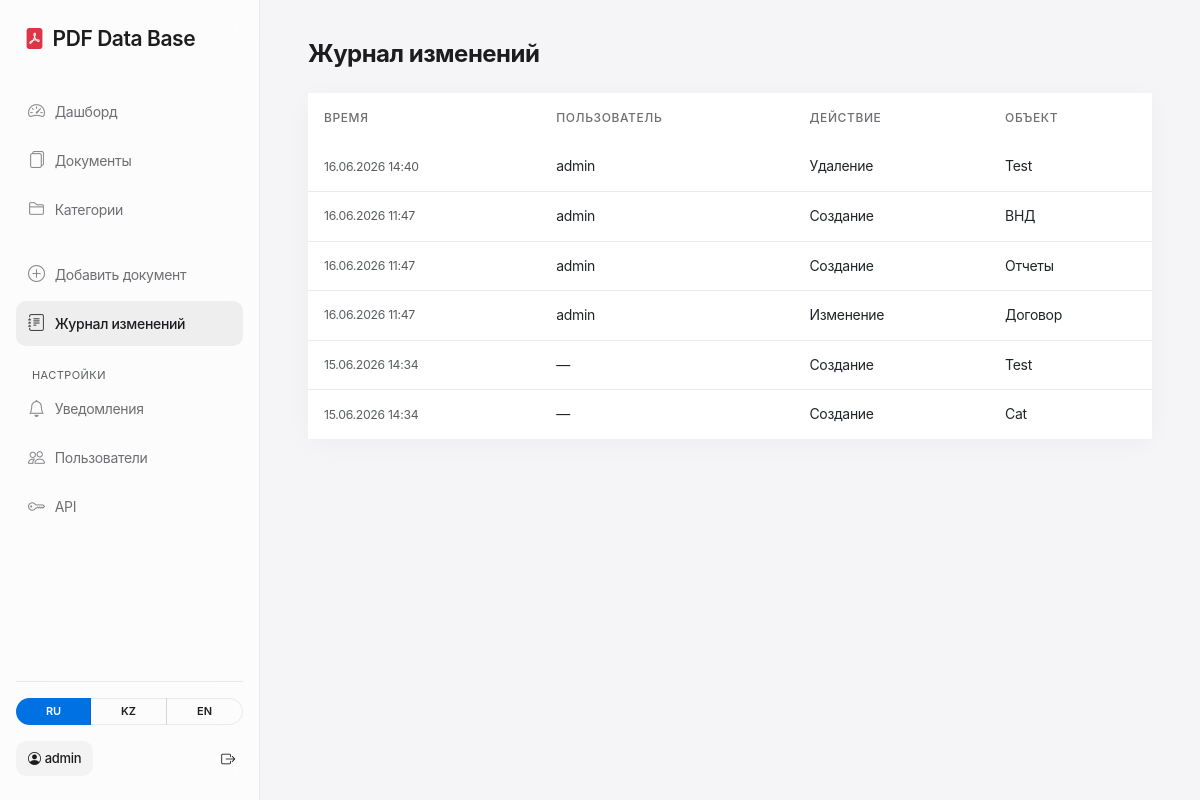
Before: /audit/ (signed in) with the older database file.
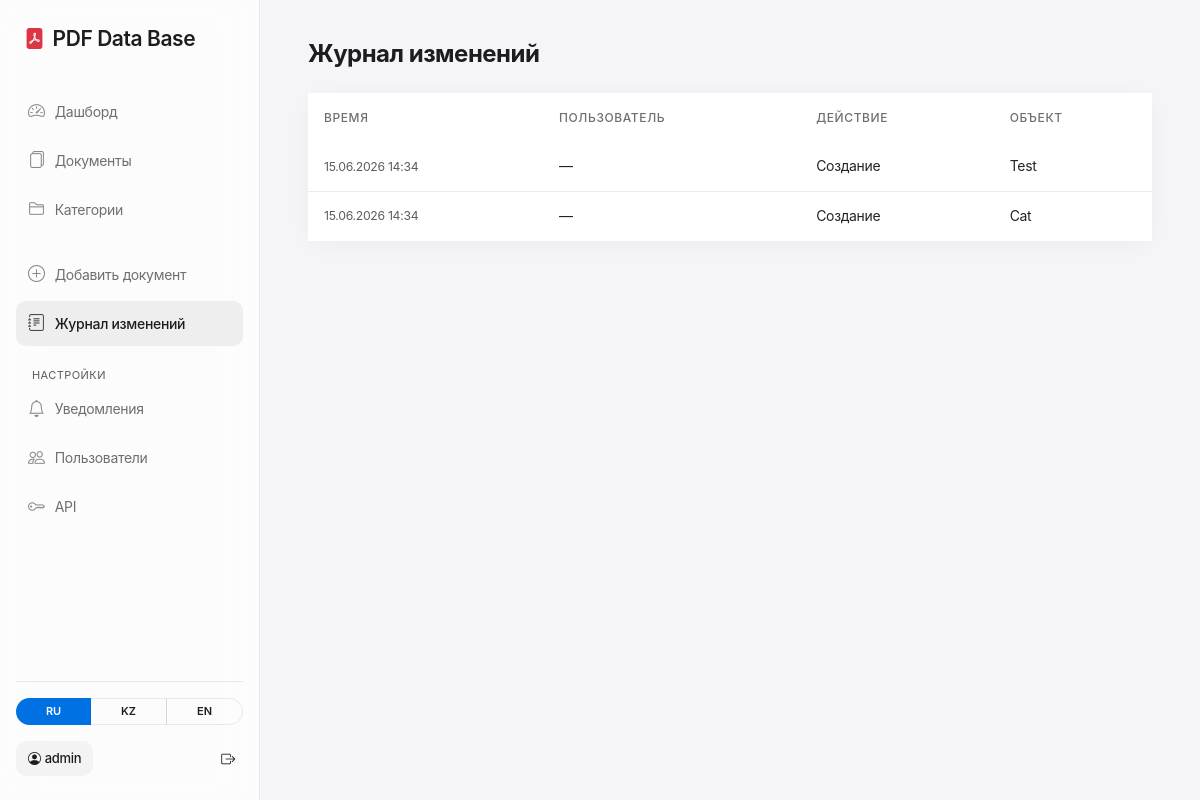
After: the same page with the newer database file.
### documents/models.py (models this page shows, shortened)
class UserProfile(models.Model):
    ROLE_VIEWER = 'viewer'
    ROLE_MANAGER = 'manager'
    ROLE_ADMIN = 'admin'
    ROLE_CHOICES = [
        (ROLE_VIEWER, _('Читатель')),
        (ROLE_MANAGER, _('Менеджер')),
        (ROLE_ADMIN, _('Администратор')),
    ]
    user = models.OneToOneField(User, on_delete=models.CASCADE, related_name='profile', verbose_name=_('Пользователь'))
    full_name = models.CharField(max_length=255, blank=True, verbose_name=_('Имя'))
    role = models.CharField(max_length=10, choices=ROLE_CHOICES, default=ROLE_MANAGER, verbose_name=_('Роль'))
    class Meta:
        verbose_name = _('Профиль пользователя')
        verbose_name_plural = _('Профили пользователей')

class AuditLog(models.Model):
    ACTION_CREATE = 'create'
    ACTION_UPDATE = 'update'
    ACTION_DELETE = 'delete'
    ACTION_CHOICES = [
        (ACTION_CREATE, _('Создание')),
        (ACTION_UPDATE, _('Изменение')),
        (ACTION_DELETE, _('Удаление')),
    ]
    user = models.ForeignKey(User, on_delete=models.SET_NULL, null=True, blank=True, verbose_name=_('Пользователь'))
    action = models.CharField(max_length=10, choices=ACTION_CHOICES, verbose_name=_('Действие'))
    model_name = models.CharField(max_length=50, verbose_name=_('Модель'))
    object_id = models.PositiveIntegerField(null=True, blank=True, verbose_name=_('ID объекта'))
    object_repr = models.CharField(max_length=255, verbose_name=_('Объект'))
    timestamp = models.DateTimeField(auto_now_add=True, verbose_name=_('Время'))
    details = models.JSONField(default=dict, blank=True, verbose_name=_('Детали'))
    class Meta:
        verbose_name = _('Журнал изменений')
        verbose_name_plural = _('Журнал изменений')
        ordering = ['-timestamp']

### documents/views.py (the view)
# urls.py: path('audit/', views.audit_log_list, name='audit_log'),
@login_required
@role_required(UserProfile.ROLE_ADMIN)
def audit_log_list(request):
    logs = AuditLog.objects.select_related('user')[:100]
    return render(request, 'documents/audit_log.html', {'logs': logs})

### documents/context_processors.py (called while the page is built)
def user_role(request):
    return {'user_role': get_user_role(request.user) if request.user.is_authenticated else None}

### documents/permissions.py (called while the page is built)
def get_user_role(user):
    if not user.is_authenticated:
        return None
    if user.is_superuser:
        return UserProfile.ROLE_ADMIN
    profile, _ = UserProfile.objects.get_or_create(user=user)
    return profile.role

def role_required(*roles):
    def decorator(view_func):
        @wraps(view_func)
        def wrapper(request, *args, **kwargs):
            role = get_user_role(request.user)
            if role not in roles:
                raise PermissionDenied(_('Недостаточно прав для этого действия.'))
            return view_func(request, *args, **kwargs)
        return wrapper
    return decorator

### documents/templatetags/documents_extras.py (called while the page is built)
@register.filter
def user_display_name(user):
    from documents.utils import get_user_display_name as display_name
    return display_name(user)

### documents/utils.py (called while the page is built)
def get_user_display_name(user):
    if not user:
        return ''
    profile = getattr(user, 'profile', None)
    if profile is not None and profile.full_name.strip():
        return profile.full_name.strip()
    name = user.get_full_name().strip()
    return name or user.username

### templates/documents/audit_log.html (shortened to what this page needs)
{% extends 'base.html' %}
{% load i18n %}
{% block content %}
<h4 class="fw-bold mb-4">{% trans "Журнал изменений" %}</h4>
<div class="card">
  <table class="table mb-0">
    <thead><tr><th>{% trans "Время" %}</th><th>{% trans "Пользователь" %}</th><th>{% trans "Действие" %}</th><th>{% trans "Объект" %}</th></tr></thead>
    <tbody>
    {% for log in logs %}
    <tr>
      <td class="text-muted small">{{ log.timestamp|date:"d.m.Y H:i" }}</td>
      <td>{{ log.user.username|default:"—" }}</td>
      <td>{{ log.get_action_display }}</td>
      <td>{{ log.object_repr }}</td>
    </tr>
    {% empty %}
    <tr><td colspan="4" class="text-center text-muted py-4">{% trans "Записей пока нет" %}</td></tr>
    {% endfor %}
    </tbody>
  </table>
</div>
{% endblock %}

### templates/base.html (shortened to what this page needs)
<!DOCTYPE html>
{% load i18n static documents_extras %}
{% get_current_language as LANGUAGE_CODE %}
<html lang="{{ LANGUAGE_CODE|slice:':2' }}">
<head>
<link href="https://cdn.jsdelivr.net/npm/bootstrap@5.3.0/dist/css/bootstrap.min.css" rel="stylesheet">
<link href="https://cdn.jsdelivr.net/npm/bootstrap-icons@1.10.0/font/bootstrap-icons.css" rel="stylesheet">
</head>
<body>
<div class="sidebar" id="sidebar">
  <a href="{% url 'home' %}" class="brand text-decoration-none {% if request.resolver_match.url_name == 'home' %}active{% endif %}"><i class="bi bi-file-pdf-fill text-danger me-2"></i>PDF Data Base</a>
  {% if user.is_authenticated %}
  <ul class="nav flex-column flex-grow-1">
    <li class="nav-item"><a class="nav-link {% if request.resolver_match.url_name == 'dashboard' %}active{% endif %}" href="{% url 'dashboard' %}"><i class="bi bi-speedometer2"></i>{% trans "Дашборд" %}</a></li>
    <li class="nav-item"><a class="nav-link {% if 'document' in request.resolver_match.url_name %}active{% endif %}" href="{% url 'document_list' %}"><i class="bi bi-files"></i>{% trans "Документы" %}</a></li>
    <li class="nav-item"><a class="nav-link {% if 'category' in request.resolver_match.url_name %}active{% endif %}" href="{% url 'category_list' %}"><i class="bi bi-folder2"></i>{% trans "Категории" %}</a></li>
    {% if user_role != 'viewer' %}
    <li class="nav-item mt-3"><a class="nav-link" href="{% url 'document_create' %}"><i class="bi bi-plus-circle"></i>{% trans "Добавить документ" %}</a></li>
    {% endif %}
    {% if user_role == 'admin' %}
    <li class="nav-item"><a class="nav-link {% if request.resolver_match.url_name == 'audit_log' %}active{% endif %}" href="{% url 'audit_log' %}"><i class="bi bi-journal-text"></i>{% trans "Журнал изменений" %}</a></li>
    {% endif %}
    <li class="nav-item mt-3 px-3"><small class="text-muted text-uppercase" style="font-size:11px; letter-spacing:0.04em;">{% trans "Настройки" %}</small></li>
    <li class="nav-item"><a class="nav-link {% if request.resolver_match.url_name == 'notification_settings' %}active{% endif %}" href="{% url 'notification_settings' %}"><i class="bi bi-bell"></i>{% trans "Уведомления" %}</a></li>
    {% if user_role == 'admin' %}
    <li class="nav-item"><a class="nav-link {% if request.resolver_match.url_name == 'user_list' %}active{% endif %}" href="{% url 'user_list' %}"><i class="bi bi-people"></i>{% trans "Пользователи" %}</a></li>
    <li class="nav-item"><a class="nav-link {% if request.resolver_match.url_name == 'api_settings' %}active{% endif %}" href="{% url 'api_settings' %}"><i class="bi bi-key"></i>API</a></li>
    {% endif %}
  </ul>
  <div class="mt-auto pt-3 border-top" style="border-color: var(--apple-border) !important;">
    <div class="mb-3">{% include 'partials/language_switcher.html' %}</div>
    <div class="d-flex align-items-center justify-content-between">
      <span class="user-badge"><i class="bi bi-person-circle me-1"></i>{{ request.user|user_display_name }}</span>
      <a href="{% url 'logout' %}" class="btn btn-sm btn-outline-secondary border-0" title="{% trans 'Выйти' %}"><i class="bi bi-box-arrow-right"></i></a>
    </div>
  </div>
  {% else %}
  <div class="flex-grow-1"></div>
  <div class="mt-auto pt-3 border-top" style="border-color: var(--apple-border) !important;">
    <div class="mb-3">{% include 'partials/language_switcher.html' %}</div>
    <a href="{% url 'login' %}" class="btn btn-primary w-100">{% trans "Войти" %}</a>
  </div>
  {% endif %}
</div>
<main>
  {% block content %}{% endblock %}
</main>
</body>
</html>

### templates/partials/language_switcher.html (shortened to what this page needs)
{% load i18n %}
{% get_current_language as CURRENT_LANG %}
<form action="{% url 'set_language' %}" method="post" class="language-switcher">
  <div class="btn-group btn-group-sm w-100" role="group" aria-label="{% trans 'Язык' %}">
    <button type="submit" name="language" value="ru"
      class="btn btn-sm {% if CURRENT_LANG == 'ru' %}btn-primary{% else %}btn-outline-secondary{% endif %}">RU</button>
    <button type="submit" name="language" value="kk"
      class="btn btn-sm {% if CURRENT_LANG == 'kk' %}btn-primary{% else %}btn-outline-secondary{% endif %}">KZ</button>
    <button type="submit" name="language" value="en"
      class="btn btn-sm {% if CURRENT_LANG == 'en' %}btn-primary{% else %}btn-outline-secondary{% endif %}">EN</button>
  </div>
</form>

### templates/base.html (style rules this page uses)
:root { --apple-bg: #f5f5f7; --apple-card: #ffffff; --apple-text: #1d1d1f; --apple-muted: #6e6e73; --apple-blue: #0071e3; --apple-blue-hover: #0077ed; --apple-border: rgba(0,0,0,0.08); --apple-shadow: 0 4px 24px rgba(0,0,0,0.04); --apple-radius: 18px; --sidebar-width: 260px; }
* { -webkit-font-smoothing: antialiased; -moz-osx-font-smoothing: grayscale; }
body { background: var(--apple-bg); color: var(--apple-text); font-family: -apple-system, BlinkMacSystemFont, "SF Pro Text", "Segoe UI", Roboto, Helvetica, Arial, sans-serif; font-size: 14px; line-height: 1.47059; letter-spacing: -0.022em; }
.sidebar { width: var(--sidebar-width); min-height: 100vh; background: rgba(255,255,255,0.72); backdrop-filter: saturate(180%) blur(20px); -webkit-backdrop-filter: saturate(180%) blur(20px); border-right: 1px solid var(--apple-border); position: fixed; left: 0; top: 0; bottom: 0; display: flex; flex-direction: column; padding: 24px 16px; z-index: 100; transition: transform 0.25s ease; }
.sidebar .brand { font-size: 21px; font-weight: 600; letter-spacing: -0.021em; color: var(--apple-text); margin-bottom: 32px; padding: 0 8px; display: block; transition: opacity 0.2s ease; }
.sidebar .nav-link { color: var(--apple-muted); border-radius: 10px; padding: 10px 12px; margin: 2px 0; font-size: 14px; font-weight: 400; transition: all 0.2s ease; }
.sidebar .nav-link.active { color: var(--apple-text); background: rgba(0,0,0,0.06); font-weight: 500; }
.sidebar .nav-link i { font-size: 17px; margin-right: 10px; opacity: 0.8; }
.user-badge { background: rgba(0,0,0,0.04); color: var(--apple-text); border-radius: 10px; padding: 8px 12px; font-size: 13px; font-weight: 500; }
main { margin-left: var(--sidebar-width); padding: 40px 48px; min-height: 100vh; }
.card { background: var(--apple-card); border: none; border-radius: var(--apple-radius); box-shadow: var(--apple-shadow); }
.btn-primary { background: var(--apple-blue); border: none; border-radius: 980px; padding: 8px 20px; font-size: 14px; font-weight: 500; letter-spacing: -0.01em; transition: all 0.2s ease; }
.btn-outline-secondary { border: 1px solid var(--apple-border); color: var(--apple-text); border-radius: 980px; font-size: 14px; font-weight: 400; }
.table { font-size: 14px; }
.table thead th { border: none; color: var(--apple-muted); font-weight: 500; font-size: 12px; text-transform: uppercase; letter-spacing: 0.05em; padding: 16px; }
.table tbody td { border: none; padding: 14px 16px; border-bottom: 1px solid var(--apple-border); vertical-align: middle; }
.table tbody tr:last-child td { border-bottom: none; }
.table tbody tr { transition: background 0.15s; }
h4, h5, h6 { letter-spacing: -0.021em; font-weight: 600; }
.language-switcher .btn { flex: 1; font-size: 11px; font-weight: 600; padding: 4px 0; }

Changed rows visible on the page:
removed AuditLog: timestamp "16.06.2026 14:40", user.username "admin", action "Удаление", object_repr "Test"
removed AuditLog: timestamp "16.06.2026 11:47", user.username "admin", action "Создание", object_repr "ВНД"
removed AuditLog: timestamp "16.06.2026 11:47", user.username "admin", action "Создание", object_repr "Отчеты"
removed AuditLog: timestamp "16.06.2026 11:47", user.username "admin", action "Изменение", object_repr "Договор"
